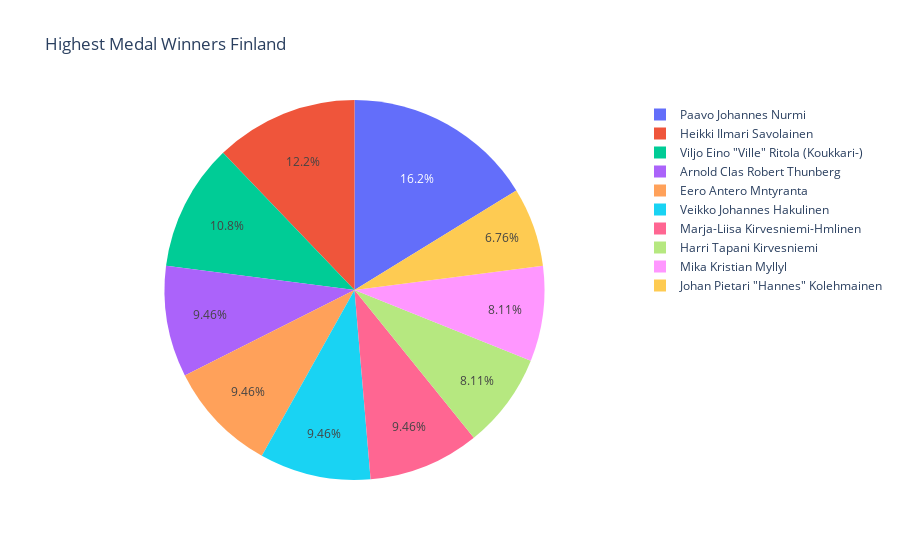

Here is the notebook cell this chart was saved with:
### Code cell
# from matplotlib import pyplot as plt
# import numpy as np
# fig = plt.figure()
# ax = fig.add_axes([0,0,1,1])
# ax.axis('equal')
# Team = highest_medals_fin2.Name
# Count_of_Medal = highest_medals_fin2.Count_Of_Medals
# ax.pie(Count_of_Medal, labels = Team,autopct='%1.2f%%')
# plt.show()

fig = px.pie(highest_medals_fin2, values='Count_Of_Medals', names='Name', title='Highest Medal Winners Finland')
fig.show()

### Figure 1 — Plotly figure (JSON) as saved in the notebook; plotly's stock layout.template omitted (floating-point values rounded to 4 significant figures)
{"data": [{"domain": {"x": [0, 1], "y": [0, 1]}, "hovertemplate": "Name=%{label}<br>Count_Of_Medals=%{value}<extra></extra>", "labels": ["Paavo Johannes Nurmi", "Heikki Ilmari Savolainen", "Viljo Eino \"Ville\" Ritola (Koukkari-)", "Arnold Clas Robert Thunberg", "Eero Antero Mntyranta", "Veikko Johannes Hakulinen", "Marja-Liisa Kirvesniemi-Hmlinen", "Harri Tapani Kirvesniemi", "Mika Kristian Myllyl", "Johan Pietari \"Hannes\" Kolehmainen"], "legendgroup": "", "name": "", "showlegend": true, "type": "pie", "values": [12, 9, 8, 7, 7, 7, 7, 6, 6, 5]}], "layout": {"legend": {"tracegroupgap": 0}, "title": {"text": "Highest Medal Winners Finland"}}}
